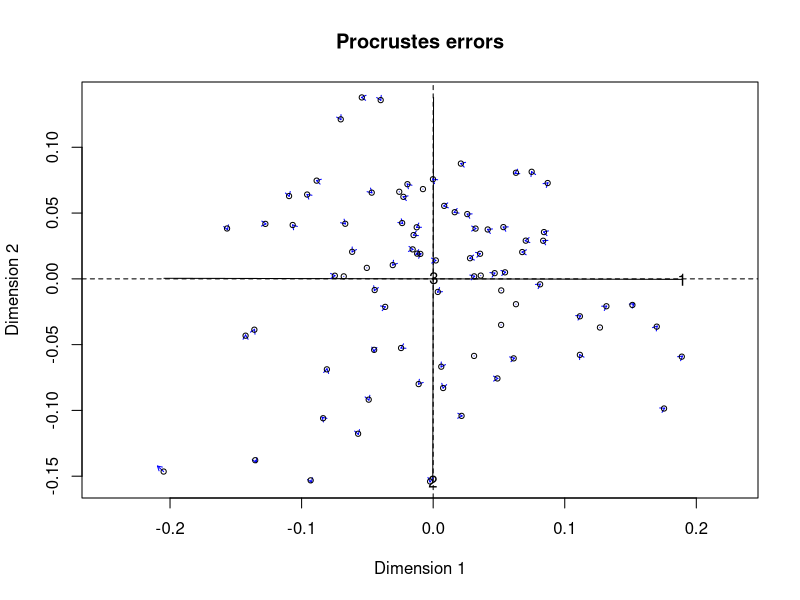
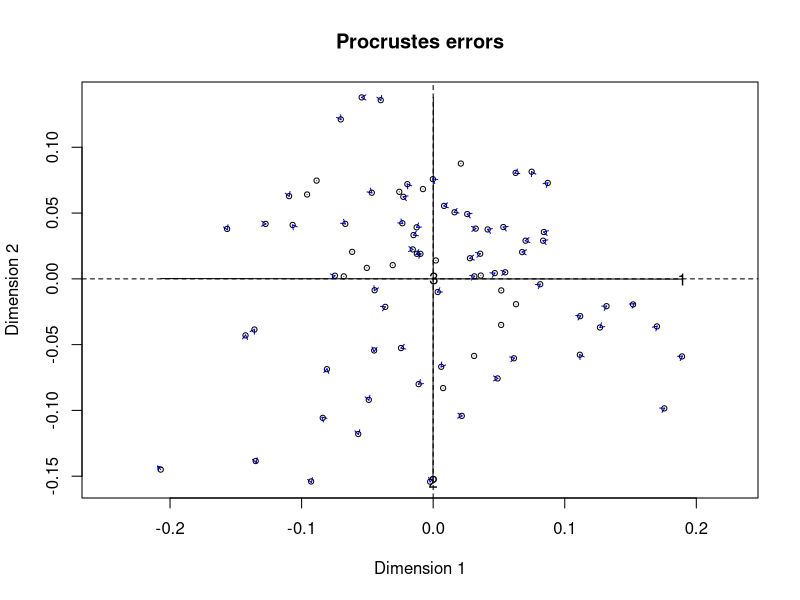
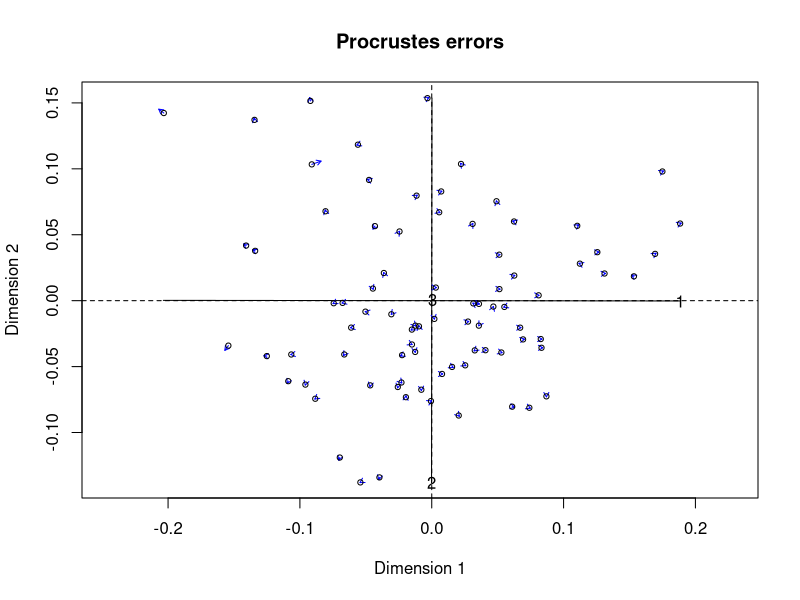
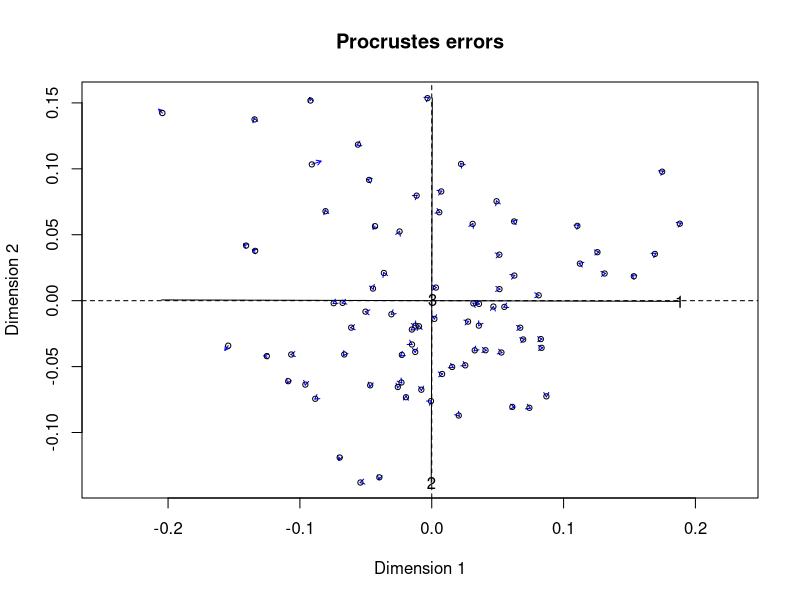
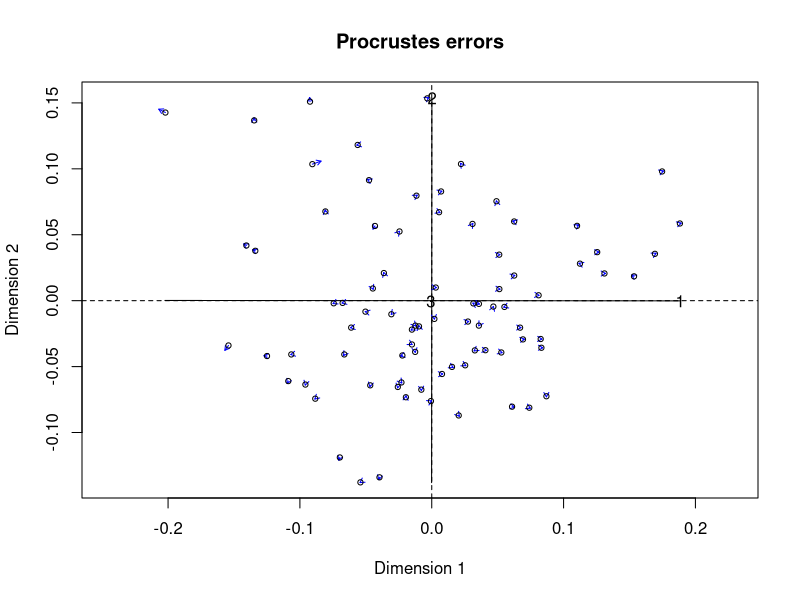
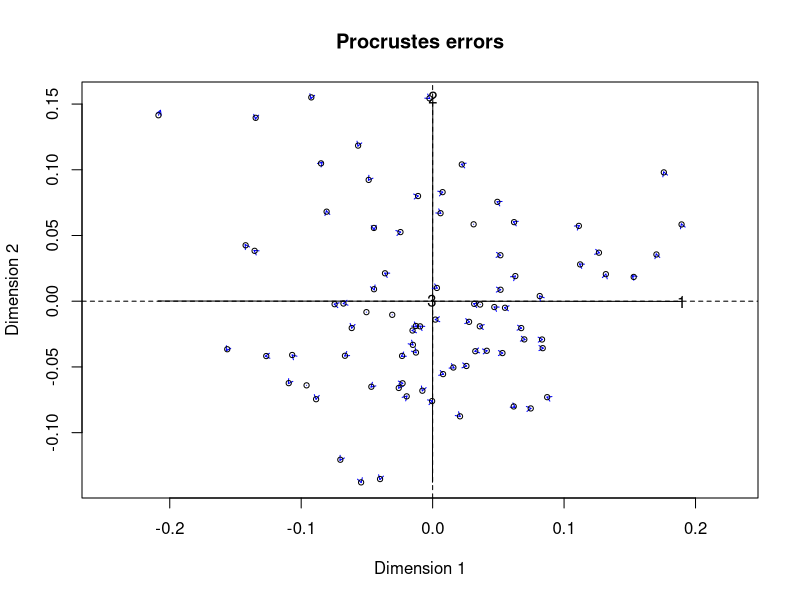
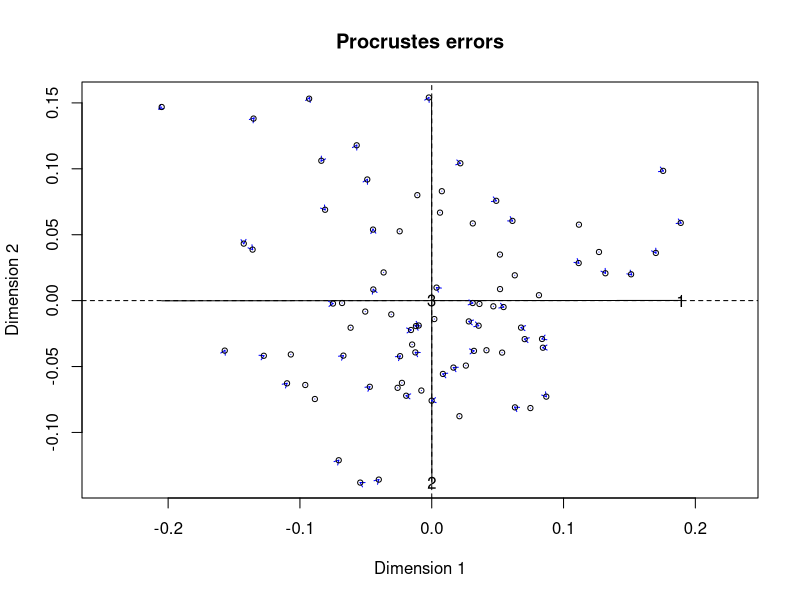
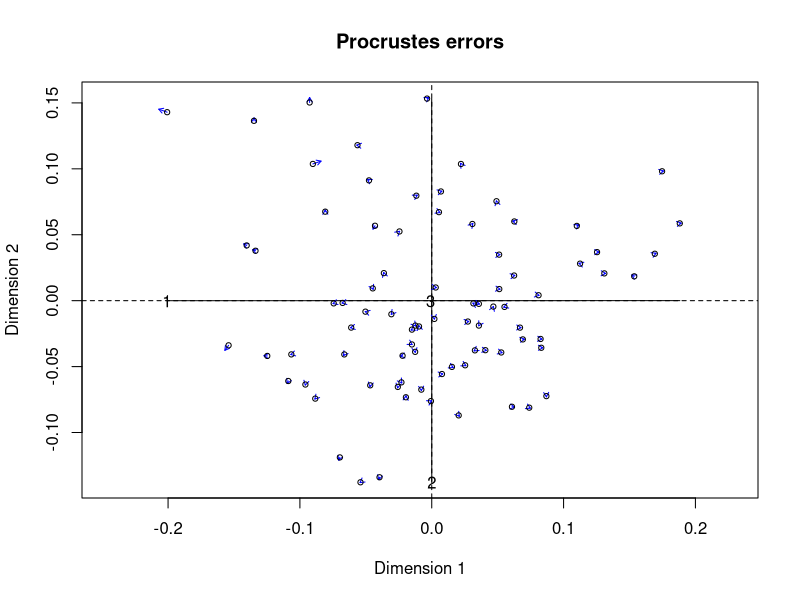

These figures' R source, in order: (Note: this script raises an error after producing the figures.)
setwd("/GitHub/Imperial-Molyneaux/COVID-BAL-OralRinse/")
setwd("~/Documents/GitHub/Imperial-Molyneaux/COVID-BAL-OralRinse/Unfiltered/Phylum")

library("dplyr")
library("vegan")
library("ggplot2")
library("tidyverse")

data <- read.csv("Phylum-normalised-unfiltered-metadata.csv") %>%
  filter(!Status == "control") #remove controls

abund_table <- data %>%
  select(5:ncol(data)) # Only select the reads
rownames(abund_table) <- data$index

meta_table <- data %>%
  select(index:Status)

meta_table$Sample.type <- as.factor(meta_table$Sample.type)
meta_table$Status <- as.factor(meta_table$Status)
#===============================================================================================================
# Create bv.step function to use later
# Code sourced from: userweb.eng.gla.ac.uk/umer.ijaz/bioinformatics/ecological.html

# This R script is an extension of vegan library's bioenv()
# function and uses the bio.env() and bio.step() of
#	http://menugget.blogspot.co.uk/2011/06/clarke-and-ainsworths-bioenv-and-bvstep.html
#	The original author suggested these functions to overcome
#	the inflexibility of the bioenv() function which uses
#	a similarity matrix based on normalized "euclidean" distance.
# The new functions are given below and implement the following algorithms:
# Clarke, K. R & Ainsworth, M. 1993. A method of linking multivariate community structure to environmental variables. Marine Ecology Progress Series, 92, 205-219.
# Clarke, K. R., Gorley, R. N., 2001. PRIMER v5: User Manual/Tutorial. PRIMER-E, Plymouth, UK.
# Clarke, K. R., Warwick, R. M., 2001. Changes in Marine Communities: An Approach to Statistical Analysis and Interpretation, 2nd edition. PRIMER-E Ltd, Plymouth, UK.
# Clarke, K. R., Warwick, R. M., 1998. Quantifying structural redundancy in ecological communities. Oecologia, 113:278-289.

# Create bv.step function.
bv.step <- function(fix.mat, var.mat,
                    fix.dist.method="gower", var.dist.method="euclidean", correlation.method="spearman",
                    scale.fix=FALSE, scale.var=TRUE,
                    max.rho=0.95,
                    min.delta.rho=0.001,
                    random.selection=TRUE,
                    prop.selected.var=0.2,
                    num.restarts=10,
                    var.always.include=NULL,
                    var.exclude=NULL,
                    output.best=10
){
  
  if(dim(fix.mat)[1] != dim(var.mat)[1]){stop("fixed and variable matrices must have the same number of rows")}
  if(sum(var.always.include %in% var.exclude) > 0){stop("var.always.include and var.exclude share a variable")}
  require(vegan)
  
  if(scale.fix){fix.mat<-scale(fix.mat)}else{fix.mat<-fix.mat}
  if(scale.var){var.mat<-scale(var.mat)}else{var.mat<-var.mat}
  
  fix.dist <- vegdist(as.matrix(fix.mat), method=fix.dist.method)
  
  #an initial removal phase
  var.dist.full <- vegdist(as.matrix(var.mat), method=var.dist.method)
  full.cor <- suppressWarnings(cor.test(fix.dist, var.dist.full, method=correlation.method))$estimate
  var.comb <- combn(1:ncol(var.mat), ncol(var.mat)-1)
  RES <- data.frame(var.excl=rep(NA,ncol(var.comb)), n.var=ncol(var.mat)-1, rho=NA)
  for(i in 1:dim(var.comb)[2]){
    var.dist <- vegdist(as.matrix(var.mat[,var.comb[,i]]), method=var.dist.method)
    temp <- suppressWarnings(cor.test(fix.dist, var.dist, method=correlation.method))
    RES$var.excl[i] <- c(1:ncol(var.mat))[-var.comb[,i]]
    RES$rho[i] <- temp$estimate
  }
  delta.rho <- RES$rho - full.cor
  exclude <- sort(unique(c(RES$var.excl[which(abs(delta.rho) < min.delta.rho)], var.exclude)))
  
  if(random.selection){
    num.restarts=num.restarts
    prop.selected.var=prop.selected.var
    prob<-rep(1,ncol(var.mat))
    if(prop.selected.var< 1){
      prob[exclude]<-0
    }
    n.selected.var <- min(sum(prob),prop.selected.var*dim(var.mat)[2])
  } else {
    num.restarts=1
    prop.selected.var=1
    prob<-rep(1,ncol(var.mat))
    n.selected.var <- min(sum(prob),prop.selected.var*dim(var.mat)[2])
  }
  
  RES_TOT <- c()
  for(i in 1:num.restarts){
    step=1
    RES <- data.frame(step=step, step.dir="F", var.incl=NA, n.var=0, rho=0)
    attr(RES$step.dir, "levels") <- c("F","B")
    best.comb <- which.max(RES$rho)
    best.rho <- RES$rho[best.comb]
    delta.rho <- Inf
    selected.var <- sort(unique(c(sample(1:dim(var.mat)[2], n.selected.var, prob=prob), var.always.include)))
    while(best.rho < max.rho & delta.rho > min.delta.rho & RES$n.var[best.comb] < length(selected.var)){
      #forward step
      step.dir="F"
      step=step+1
      var.comb <- combn(selected.var, RES$n.var[best.comb]+1, simplify=FALSE)
      if(RES$n.var[best.comb] == 0){
        var.comb.incl<-1:length(var.comb)
      } else {
        var.keep <- as.numeric(unlist(strsplit(RES$var.incl[best.comb], ",")))
        temp <- NA*1:length(var.comb)
        for(j in 1:length(temp)){
          temp[j] <- all(var.keep %in% var.comb[[j]])
        }
        var.comb.incl <- which(temp==1)
      }
      
      RES.f <- data.frame(step=rep(step, length(var.comb.incl)), step.dir=step.dir, var.incl=NA, n.var=RES$n.var[best.comb]+1, rho=NA)
      for(f in 1:length(var.comb.incl)){
        var.incl <- var.comb[[var.comb.incl[f]]]
        var.incl <- var.incl[order(var.incl)]
        var.dist <- vegdist(as.matrix(var.mat[,var.incl]), method=var.dist.method)
        temp <- suppressWarnings(cor.test(fix.dist, var.dist, method=correlation.method))
        RES.f$var.incl[f] <- paste(var.incl, collapse=",")
        RES.f$rho[f] <- temp$estimate
      }
      
      last.F <- max(which(RES$step.dir=="F"))
      RES <- rbind(RES, RES.f[which.max(RES.f$rho),])
      best.comb <- which.max(RES$rho)
      delta.rho <- RES$rho[best.comb] - best.rho
      best.rho <- RES$rho[best.comb]
      
      if(best.comb == step){
        while(best.comb == step & RES$n.var[best.comb] > 1){
          #backward step
          step.dir="B"
          step <- step+1
          var.keep <- as.numeric(unlist(strsplit(RES$var.incl[best.comb], ",")))
          var.comb <- combn(var.keep, RES$n.var[best.comb]-1, simplify=FALSE)
          RES.b <- data.frame(step=rep(step, length(var.comb)), step.dir=step.dir, var.incl=NA, n.var=RES$n.var[best.comb]-1, rho=NA)
          for(b in 1:length(var.comb)){
            var.incl <- var.comb[[b]]
            var.incl <- var.incl[order(var.incl)]
            var.dist <- vegdist(as.matrix(var.mat[,var.incl]), method=var.dist.method)
            temp <- suppressWarnings(cor.test(fix.dist, var.dist, method=correlation.method))
            RES.b$var.incl[b] <- paste(var.incl, collapse=",")
            RES.b$rho[b] <- temp$estimate
          }
          RES <- rbind(RES, RES.b[which.max(RES.b$rho),])
          best.comb <- which.max(RES$rho)
          best.rho<- RES$rho[best.comb]
        }
      } else {
        break()
      }
      
    }
    
    RES_TOT <- rbind(RES_TOT, RES[2:dim(RES)[1],])
    print(paste(round((i/num.restarts)*100,3), "% finished"))
  }
  
  RES_TOT <- unique(RES_TOT[,3:5])
  
  
  if(dim(RES_TOT)[1] > output.best){
    order.by.best <- RES_TOT[order(RES_TOT$rho, decreasing=TRUE)[1:output.best],]
  } else {
    order.by.best <-  RES_TOT[order(RES_TOT$rho, decreasing=TRUE), ]
  }
  rownames(order.by.best)<-NULL
  
  order.by.i.comb <- c()
  for(i in 1:length(selected.var)){
    f1 <- which(RES_TOT$n.var==i)
    f2 <- which.max(RES_TOT$rho[f1])
    order.by.i.comb <- rbind(order.by.i.comb, RES_TOT[f1[f2],])
  }
  rownames(order.by.i.comb)<-NULL
  
  if(length(exclude)<1){var.exclude=NULL} else {var.exclude=exclude}
  out <- list(
    order.by.best=order.by.best,
    order.by.i.comb=order.by.i.comb,
    best.model.vars=paste(colnames(var.mat)[as.numeric(unlist(strsplit(order.by.best$var.incl[1], ",")))], collapse=","),
    best.model.rho=order.by.best$rho[1],
    var.always.include=var.always.include,
    var.exclude=var.exclude
  )
  out
  
}
#===============================================================================================================

# Define parameter commands (other options are available for each one).
# Bray (Bray-Curtis) is the most commonly used one and in usually best to use.
# You can change these without changing the command in the functions.
cmethod<-"pearson" # Correlation method to use: pearson, spearman, kendall
fmethod<-"bray" # Fixed distance method: euclidean, manhattan, gower, altGower, canberra, bray, kulczynski, morisita,horn, binomial, and cao
vmethod<-"bray" # Variable distance method: euclidean, manhattan, gower, altGower, canberra, bray, kulczynski, morisita,horn, binomial, and cao
nmethod<-"bray" # NMDS distance method:  euclidean, manhattan, gower, altGower, canberra, bray, kulczynski, morisita,horn, binomial, and cao

# Create the command to find the top 10 genus driving the separation of samples.
res.bv.step.biobio <- bv.step(wisconsin(abund_table),
                              wisconsin(abund_table),
                              fix.dist.method=fmethod,
                              var.dist.method=vmethod,
                              correlation.method=cmethod,
                              scale.fix=FALSE,
                              scale.var=FALSE,
                              max.rho=0.95,
                              min.delta.rho=0.001,
                              random.selection=TRUE,
                              prop.selected.var=0.3,
                              num.restarts=10,
                              output.best=10,
                              var.always.include=NULL)

res.bv.step.biobio
# WARNINGS: These refer to empty rows and can be ignored.
# Sub-samplING the community matrix in bv.step to only include a subset of genus
# means there will be cases when the "abund_table" will have empty rows,
# especially when we are selecting only 10 genus.


# Find the 10 best subset of genus driving the separation of samples
taxaNames<-colnames(abund_table)
bestTaxaFit <-""
for(i in (1:length(res.bv.step.biobio$order.by.best$var.incl)))
{
  bestTaxaFit[i] <- paste(paste(taxaNames[as.numeric(unlist(strsplit(res.bv.step.biobio$order.by.best$var.incl[i],
                                                                     split = ",")))],
                                collapse = ' + '),
                          " = ",
                          res.bv.step.biobio$order.by.best$rho[i],
                          sep = "")
}

# Select the column (genus) names of the top ten genus
bestTaxaFit <- data.frame(bestTaxaFit)
colnames(bestTaxaFit) <- "Best combination of taxa with similarity score"
bestTaxaFit
# Generate the NMDS plot
MDS_res = metaMDS(abund_table,
                  distance = nmethod,
                  k = 3, # Set the number of dimensions
                  smin = 0.0001, # 0.0001 is the default
                  sfgrmin = 0.0000001, # 0.0000001 is the default
                  sratmax = 0.99999, # 0.99999 is the default
                  try = 200, # Minimum number of random starts
                  maxit = 300, # Maximum number of random starts
                  trymax = 300, # Number of attempts at calculating the NMDS plot to find the best one
                  plot = TRUE, # TRUE shows the plots developing as the code is running.
                  engine = "monoMDS")
MDS_res


# Test the significance of the taxa in the NMDS plot
bio.keep <- as.numeric(unlist(strsplit(res.bv.step.biobio$order.by.best$var.incl[1], ",")))
bio.fit <- envfit(MDS_res, abund_table[,bio.keep,drop=F], perm = 999)
bio.fit

# Get the vectors for bio.fit
# Limit the taxa shown to only those with significant p-values.
# This can be useful to avoid overcrowding the NMDS plot with overlapping names.
# Extract the data for the arrows.
vectors <- as.list(bio.fit$vectors)
vectors
# r2 is the degree to which the taxa explain differences in the NMDS plot.
# Scale the length of the arrows by the r2.
arrows <- as.data.frame(vectors$arrows*sqrt(vectors$r))
arrows
# Extract the p-values for the arrows.
pvals <- as.data.frame(vectors$pvals)
pvals
# Create a dataframe with the arrows and p-values
significant_arrows <- cbind(arrows, pvals)
significant_arrows
# Subset the dataframe to only those with p<0.05
significant_taxa <- subset(significant_arrows, pvals < 0.05)
significant_taxa


# Test the significance of the metadata variables in the NMDS plot
en = envfit(MDS_res, meta_table, permutations = 9999, na.rm = TRUE)
en

# Test the nMDS plot and factors using base R.
plot(MDS_res)
plot(en)

# Extract the continuous numeric metadata variables that explain NMDS plot variance.
# this doesn't exist in this particular data set
# It can be FVC if lung function is included. 
B <- as.list(en$vectors)
# Create a dataframe with the arrows and p-values
B_pvals <- as.data.frame(B$pvals)
B_arrows <- as.data.frame(B$arrows * sqrt(B$r))
B_sig_arrows <- cbind(B_arrows, B_pvals)
# Subset the dataframe to only those with p<0.05
en_coord_cont_sig <- subset(B_sig_arrows, B$pvals < 0.05) # this will be patient ID
# Use en_coord_cont_sig to annotate the ggplot.
en_coord_cont_sig

# Extract the categorical factor metadata variables that explain NMDS plot variance.
en_factor <- as.list(en$factors)
en_factor
# Create a dataframe with the centroids (the center point of each factor level) and p-values.
en_factor_pvals <- as.data.frame(en_factor$pvals)
en_factor_pvals <- rownames_to_column(en_factor_pvals, "group")
en_factor_var_id <- as.data.frame(en_factor$var.id)
en_factor_centroids <- as.data.frame(en_factor$centroids)
en_factor_centroids <- rownames_to_column(en_factor_centroids, "centroid")
bind <- cbind(en_factor_var_id, en_factor_centroids)
names(bind)[names(bind) == 'en_factor$var.id'] <- 'group'
merged <- merge(bind, en_factor_pvals, by = "group")
names(merged)[names(merged) == 'en_factor$pvals'] <- 'pvals'
merged
# Limit metadata factors shown to only those with significant p-values
# This is to avoid overcrowding the NMDS plot with overlapping names
# Subset the dataframe to only those with p < 0.05
en_coord_cat_sig <- subset(merged, merged$pvals < 0.05) 
en_coord_cat_sig <- en_coord_cat_sig[,2:4]
en_coord_cat_sig <- rownames_to_column(en_coord_cat_sig, "none")
en_coord_cat_sig <- column_to_rownames(en_coord_cat_sig, "centroid")
en_coord_cat_sig <- en_coord_cat_sig[,-1]
# Use en_coord_cat_sig to annotate the ggplot.
en_coord_cat_sig


# Prepare the dataframe to make the ggplot.
# Extract the coordinates to draw the NMDS plot.
dataframe <- scores(MDS_res, display=c("sites"))
dataframe

# Convert into a dataframe.
dataframe <- data.frame(dataframe)

# Add Treatment group information to the dataframe.
dataframe <- cbind(dataframe, meta_table)
# Set the levels of the metadata factor that is used to color the plot.
# This will set the order groups will appear in the legend and when assigning colors and symbols.
dataframe$Sample.type <- factor(dataframe$Sample.type,
                                levels = c("BAL",
                                           "Oral"
                                ))
head(dataframe)


#Create the ggplot
p <- ggplot(data = dataframe,
            aes(x = NMDS1,
                y = NMDS2)) +
  # Set the metadata to be used to change the colour and shape of the plot symbols.
  geom_point(aes(colour = Sample.type,
                 shape = Sample.type)) +
  # Set the color of the symbols used for each group.
  scale_colour_manual(name = "Sample-type",
                      labels = c("BAL",
                                 "Oral"),
                      values = c("red1",
                                 "steelblue3")) +
  # Set the shape of the symbols used for each group.
  scale_shape_manual(name = "Sample-type",
                     labels = c("BAL",
                                "Oral"),
                     # Define the shapes of the symbols used in the plot (each number is a different R symbol).
                     values = c(22, 24)) +
  # Defining the x axis limits helps stop taxa names being cut off.
  scale_x_continuous(limits = c(-1.4, 1.1)) +
  # Set the plot title.
  labs(title = "BAL vs. oral rinse (Unfiltered 16S data)",
       subtitle = "At Phylum level") +
  theme(# Define the plot title.
    plot.title = element_text(size=10),
    plot.subtitle = element_text(size=8),
    # Define the plot margin size.
    plot.margin = margin(t = 4, r = 4, b = 4, l = 4),
    # Define the legend position.
    legend.position = "right",
    # Define the x axis legend spacing.
    legend.spacing.x = unit(.1, 'cm'),
    # Define the y axis legend spacing.
    legend.spacing.y = unit(.1, 'cm'),
    # Format the legend title.
    legend.title = element_text(size=8),
    # Format the size of the legend text.
    legend.text = element_text(size=8),
    # Remove the grey background.
    legend.background = element_blank(),
    # Remove rectangle around the legend
    legend.box.background = element_blank(),
    # Remove the box from the legend.
    legend.key = element_blank(),
    # Remove the grey plot background.
    panel.background = element_blank(),
    # Remove the plot border.
    panel.border = element_blank(),
    # Remove the major plot grid lines.
    panel.grid.major = element_blank(),
    # Remove the minor plot grid lines.
    panel.grid.minor = element_blank(),
    # Format x axis title.
    axis.title.x = element_text(size=8, colour = "black"),
    # Format x axis labels.
    axis.text.x = element_text(size=8, colour = "black"),
    # Format the y axis title text size.
    axis.title.y = element_text(size=8, colour = "black"),
    # Format the axis label text size.
    axis.text.y = element_text(size=8, colour = "black"),
    # Format x and y axis ticks.
    axis.ticks = element_line(size = 0.35, colour = "black"),
    # Format x and y axis lines.
    axis.line = element_line(size = 0.35, colour = "black"),
    # Define the plot aspect ratio.
    aspect.ratio = 1) +
  
  # Add the taxa arrows to the ggplot.
  geom_segment(data = significant_taxa,
               aes(x = 0,
                   y = 0,
                   xend = NMDS1,
                   yend = NMDS2),
               # Format the size of the arrow head.
               arrow = arrow(length = unit(0.2, "cm")),
               # Format the color of the arrows.
               color = "black",
               # Format the thickness of the arrows.
               alpha = .8) +
  
  # Add the taxa names to the ggplot.
  geom_text(data = as.data.frame(significant_taxa * 1), # "significant_taxa*1.5" moves the names 1.5 x the length of the arrow.
            aes(NMDS1,
                NMDS2,
                label = rownames(significant_taxa)),
            # Format genus font.
            fontface = "italic",
            # Format genus names.
            color = "black",
            # Format the size of the genus names.
            size = 3) +
  
  # Add the continuous metadata variable arrows to the ggplot.
  #  geom_segment(data = as.data.frame(en_coord_cont_sig),
  #               aes(x = 0, y = 0, xend = NMDS1, yend = NMDS2),
  # Format the size of the arrow head.
  #               arrow = arrow(length = unit(0.2, "cm")),
  # Format the color of the arrows.
  #               colour = "purple",
  # Format the thickness of the arrows.
  #               alpha = 0.8) +
  
# Add the continuous metadata names to the ggplot.
#  geom_text(data = en_coord_cont_sig * 1.7, # Make the name labels 1.6 x away from the length of the arrows.
#            aes(x = NMDS1, y = NMDS2),
#            label = row.names(en_coord_cont_sig),
# Format the color of the variable names.
#            colour = "purple",
# Format the font of the variable names.
#            fontface = "bold",
# Format the size of the variable names.
#            size = 3) +

# Add the categorical metadata variable points to the ggplot.
geom_point(data = en_coord_cat_sig,
           aes(x = NMDS1, y = NMDS2),
           # Format the shape of the symbol.
           shape = "diamond",
           # Format the color of the symbol.
           colour = "darkorchid4",
           # Format the size of the symbol.
           size = 5) +
  
  # Add the categorical metadata variable names to the ggplot.
  geom_text(data = en_coord_cat_sig,
            aes(x = NMDS1, y = NMDS2 + 0.05), # Add +0.08 to move the names above the diamonds.
            label = row.names(en_coord_cat_sig),
            # Format the color of the variable names.
            colour = "darkorchid4",
            # Format the font of the variable names.
            fontface = "bold",
            # Format the size of the variable names.
            size = 3,)

# Print the plot within R.
p



# This will print into the current working directory file.
# Set the saved pdf file name and define the size of the plot (height and width are in inches).
pdf("16S Unfiltered-Phylum analysis.pdf", width = 6, height = 6)

# print(p) saves the figure as a pdf file.
print(p)
dev.off()
